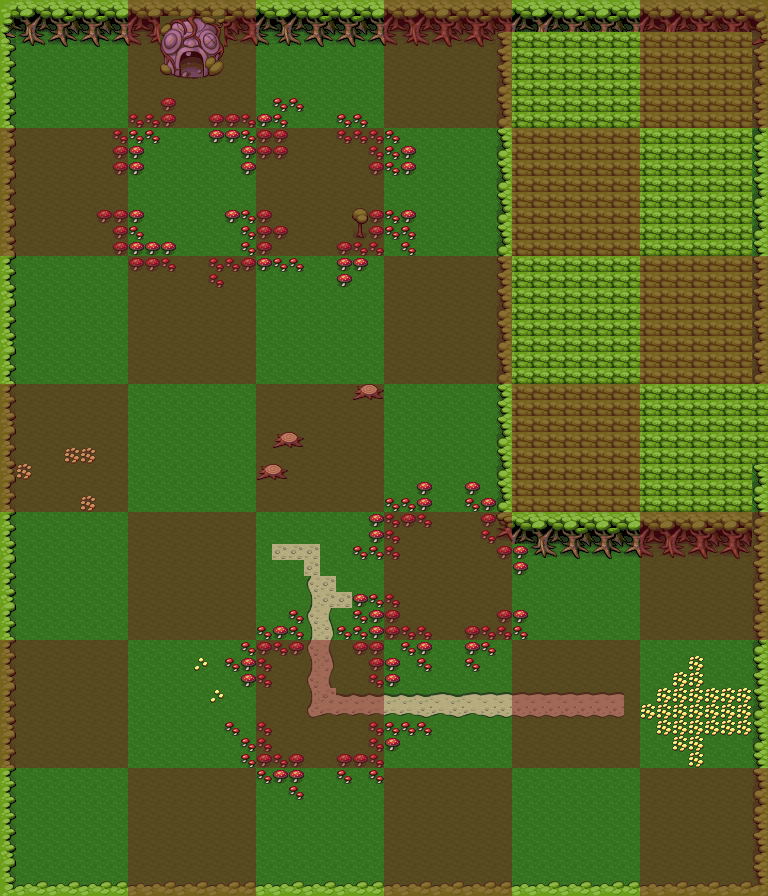

Below is a game level as drawn by its tile map, then a one-line description and the .tmx that defines it (tile-layer data replaced by summaries):
An orthogonal 48x56 tile map with 16x16 px tiles, 2 tile layers (background, grid) and 4 objects (4x Trapdoor).

<map version="1.0" orientation="orthogonal" width="48" height="56" tilewidth="16" tileheight="16">
 <properties>
  <property name="ambient" value="butterfly" />
 </properties>
 <tileset firstgid="1" name="forest" tilewidth="16" tileheight="16">
  <image source="forest.png" width="128" height="272" />
  <tile id="2">
   <properties>
    <property name="wall" value="" />
   </properties>
  </tile>
  <tile id="3">
   <properties>
    <property name="wall" value="" />
   </properties>
  </tile>
  <tile id="4">
   <properties>
    <property name="wall" value="" />
   </properties>
  </tile>
  <tile id="5">
   <properties>
    <property name="wall" value="" />
   </properties>
  </tile>
  <tile id="6">
   <properties>
    <property name="wall" value="" />
   </properties>
  </tile>
  <tile id="7">
   <properties>
    <property name="wall" value="" />
   </properties>
  </tile>
  <tile id="8">
   <properties>
    <property name="wall" value="" />
   </properties>
  </tile>
  <tile id="9">
   <properties>
    <property name="wall" value="" />
   </properties>
  </tile>
  <tile id="10">
   <properties>
    <property name="wall" value="" />
   </properties>
  </tile>
  <tile id="11">
   <properties>
    <property name="wall" value="" />
   </properties>
  </tile>
  <tile id="12">
   <properties>
    <property name="wall" value="" />
   </properties>
  </tile>
  <tile id="13">
   <properties>
    <property name="wall" value="" />
   </properties>
  </tile>
  <tile id="14">
   <properties>
    <property name="wall" value="" />
   </properties>
  </tile>
  <tile id="15">
   <properties>
    <property name="wall" value="" />
   </properties>
  </tile>
  <tile id="16">
   <properties>
    <property name="wall" value="" />
   </properties>
  </tile>
  <tile id="17">
   <properties>
    <property name="wall" value="" />
   </properties>
  </tile>
  <tile id="19">
   <properties>
    <property name="path" value="" />
   </properties>
  </tile>
  <tile id="20">
   <properties>
    <property name="path" value="" />
   </properties>
  </tile>
  <tile id="21">
   <properties>
    <property name="path" value="" />
   </properties>
  </tile>
  <tile id="22">
   <properties>
    <property name="path" value="" />
   </properties>
  </tile>
  <tile id="23">
   <properties>
    <property name="path" value="" />
   </properties>
  </tile>
  <tile id="24">
   <properties>
    <property name="path" value="" />
   </properties>
  </tile>
  <tile id="25">
   <properties>
    <property name="wall" value="" />
   </properties>
  </tile>
  <tile id="26">
   <properties>
    <property name="path" value="" />
   </properties>
  </tile>
  <tile id="27">
   <properties>
    <property name="path" value="" />
   </properties>
  </tile>
  <tile id="28">
   <properties>
    <property name="path" value="" />
   </properties>
  </tile>
  <tile id="29">
   <properties>
    <property name="path" value="" />
   </properties>
  </tile>
  <tile id="30">
   <properties>
    <property name="path" value="" />
   </properties>
  </tile>
  <tile id="31">
   <properties>
    <property name="wall" value="" />
   </properties>
  </tile>
  <tile id="32">
   <properties>
    <property name="wall" value="" />
   </properties>
  </tile>
  <tile id="33">
   <properties>
    <property name="wall" value="" />
   </properties>
  </tile>
  <tile id="34">
   <properties>
    <property name="wall" value="" />
   </properties>
  </tile>
  <tile id="35">
   <properties>
    <property name="wall" value="" />
   </properties>
  </tile>
  <tile id="36">
   <properties>
    <property name="wall" value="" />
   </properties>
  </tile>
  <tile id="37">
   <properties>
    <property name="path" value="" />
   </properties>
  </tile>
  <tile id="38">
   <properties>
    <property name="path" value="" />
   </properties>
  </tile>
  <tile id="39">
   <properties>
    <property name="wall" value="" />
   </properties>
  </tile>
  <tile id="40">
   <properties>
    <property name="wall" value="" />
   </properties>
  </tile>
  <tile id="41">
   <properties>
    <property name="wall" value="" />
   </properties>
  </tile>
  <tile id="42">
   <properties>
    <property name="wall" value="" />
   </properties>
  </tile>
  <tile id="43">
   <properties>
    <property name="wall" value="" />
   </properties>
  </tile>
  <tile id="44">
   <properties>
    <property name="path" value="" />
   </properties>
  </tile>
  <tile id="45">
   <properties>
    <property name="path" value="" />
   </properties>
  </tile>
  <tile id="46">
   <properties>
    <property name="path" value="" />
   </properties>
  </tile>
  <tile id="47">
   <properties>
    <property name="path" value="" />
   </properties>
  </tile>
  <tile id="48">
   <properties>
    <property name="wall" value="" />
   </properties>
  </tile>
  <tile id="49">
   <properties>
    <property name="wall" value="" />
   </properties>
  </tile>
  <tile id="50">
   <properties>
    <property name="wall" value="" />
   </properties>
  </tile>
  <tile id="51">
   <properties>
    <property name="wall" value="" />
   </properties>
  </tile>
  <tile id="52">
   <properties>
    <property name="path" value="" />
   </properties>
  </tile>
  <tile id="53">
   <properties>
    <property name="wall" value="" />
   </properties>
  </tile>
  <tile id="54">
   <properties>
    <property name="wall" value="" />
   </properties>
  </tile>
  <tile id="58">
   <properties>
    <property name="obstacle" value="" />
   </properties>
  </tile>
  <tile id="59">
   <properties>
    <property name="obstacle" value="" />
   </properties>
  </tile>
  <tile id="60">
   <properties>
    <property name="obstacle" value="" />
   </properties>
  </tile>
  <tile id="61">
   <properties>
    <property name="_obstacle" value="" />
   </properties>
  </tile>
  <tile id="62">
   <properties>
    <property name="_obstacle" value="" />
   </properties>
  </tile>
  <tile id="63">
   <properties>
    <property name="obstacle" value="" />
   </properties>
  </tile>
  <tile id="64">
   <properties>
    <property name="wall" value="" />
   </properties>
  </tile>
  <tile id="65">
   <properties>
    <property name="wall" value="" />
   </properties>
  </tile>
  <tile id="66">
   <properties>
    <property name="wall" value="" />
   </properties>
  </tile>
  <tile id="67">
   <properties>
    <property name="wall" value="" />
   </properties>
  </tile>
  <tile id="68">
   <properties>
    <property name="wall" value="" />
   </properties>
  </tile>
  <tile id="69">
   <properties>
    <property name="wall" value="" />
   </properties>
  </tile>
  <tile id="70">
   <properties>
    <property name="wall" value="" />
   </properties>
  </tile>
  <tile id="71">
   <properties>
    <property name="obstacle" value="" />
   </properties>
  </tile>
  <tile id="72">
   <properties>
    <property name="wall" value="" />
   </properties>
  </tile>
  <tile id="73">
   <properties>
    <property name="wall" value="" />
   </properties>
  </tile>
  <tile id="74">
   <properties>
    <property name="wall" value="" />
   </properties>
  </tile>
  <tile id="75">
   <properties>
    <property name="wall" value="" />
   </properties>
  </tile>
  <tile id="76">
   <properties>
    <property name="wall" value="" />
   </properties>
  </tile>
  <tile id="77">
   <properties>
    <property name="wall" value="" />
   </properties>
  </tile>
  <tile id="78">
   <properties>
    <property name="wall" value="" />
   </properties>
  </tile>
  <tile id="79">
   <properties>
    <property name="wall" value="" />
   </properties>
  </tile>
  <tile id="80">
   <properties>
    <property name="wall" value="" />
   </properties>
  </tile>
  <tile id="81">
   <properties>
    <property name="wall" value="" />
   </properties>
  </tile>
  <tile id="82">
   <properties>
    <property name="wall" value="" />
   </properties>
  </tile>
  <tile id="83">
   <properties>
    <property name="wall" value="" />
   </properties>
  </tile>
  <tile id="84">
   <properties>
    <property name="wall" value="" />
   </properties>
  </tile>
  <tile id="85">
   <properties>
    <property name="wall" value="" />
   </properties>
  </tile>
  <tile id="86">
   <properties>
    <property name="wall" value="" />
   </properties>
  </tile>
  <tile id="87">
   <properties>
    <property name="wall" value="" />
   </properties>
  </tile>
  <tile id="88">
   <properties>
    <property name="obstacle" value="" />
   </properties>
  </tile>
  <tile id="89">
   <properties>
    <property name="obstacle" value="" />
   </properties>
  </tile>
  <tile id="90">
   <properties>
    <property name="obstacle" value="" />
   </properties>
  </tile>
  <tile id="91">
   <properties>
    <property name="obstacle" value="" />
   </properties>
  </tile>
  <tile id="92">
   <properties>
    <property name="obstacle" value="" />
   </properties>
  </tile>
  <tile id="93">
   <properties>
    <property name="obstacle" value="" />
   </properties>
  </tile>
  <tile id="94">
   <properties>
    <property name="obstacle" value="" />
   </properties>
  </tile>
  <tile id="95">
   <properties>
    <property name="obstacle" value="" />
   </properties>
  </tile>
  <tile id="96">
   <properties>
    <property name="obstacle" value="" />
   </properties>
  </tile>
  <tile id="97">
   <properties>
    <property name="obstacle" value="" />
   </properties>
  </tile>
  <tile id="98">
   <properties>
    <property name="obstacle" value="" />
   </properties>
  </tile>
  <tile id="99">
   <properties>
    <property name="obstacle" value="" />
   </properties>
  </tile>
  <tile id="100">
   <properties>
    <property name="obstacle" value="" />
   </properties>
  </tile>
  <tile id="101">
   <properties>
    <property name="obstacle" value="" />
   </properties>
  </tile>
  <tile id="102">
   <properties>
    <property name="obstacle" value="" />
   </properties>
  </tile>
  <tile id="103">
   <properties>
    <property name="obstacle" value="" />
   </properties>
  </tile>
 </tileset>
 <layer name="background" width="48" height="56">
  <data>[2688 cells, 2688 non-empty, 61 distinct tile ids]</data>
 </layer>
 <layer name="grid" width="48" height="56" opacity="0.43">
  <data>[2688 cells, 1344 non-empty, 1 distinct tile ids]</data>
 </layer>
 <objectgroup name="triggers" width="48" height="56">
  <object name="TestTrap1" type="Trapdoor" x="288" y="678" width="64" height="64">
   <properties>
    <property name="respawn" value="5,5" />
   </properties>
  </object>
  <object name="TestTrap1" type="Trapdoor" x="418" y="549" width="64" height="64">
   <properties>
    <property name="respawn" value="5,5" />
   </properties>
  </object>
  <object name="TestTrap1" type="Trapdoor" x="162" y="162" width="64" height="64">
   <properties>
    <property name="respawn" value="5,5" />
   </properties>
  </object>
  <object name="TestTrap1" type="Trapdoor" x="287" y="162" width="64" height="64">
   <properties>
    <property name="respawn" value="5,5" />
   </properties>
  </object>
 </objectgroup>
</map>
